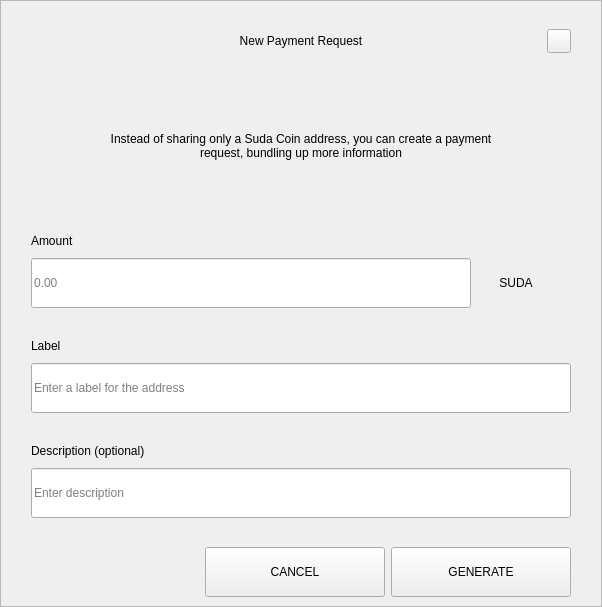
<?xml version="1.0" encoding="UTF-8"?>
<ui version="4.0">
 <class>RequestDialog</class>
 <widget class="QDialog" name="RequestDialog">
  <property name="geometry">
   <rect>
    <x>0</x>
    <y>0</y>
    <width>602</width>
    <height>607</height>
   </rect>
  </property>
  <property name="windowTitle">
   <string>Dialog</string>
  </property>
  <layout class="QVBoxLayout" name="verticalLayout_5">
   <property name="spacing">
    <number>0</number>
   </property>
   <property name="leftMargin">
    <number>0</number>
   </property>
   <property name="topMargin">
    <number>0</number>
   </property>
   <property name="rightMargin">
    <number>0</number>
   </property>
   <property name="bottomMargin">
    <number>0</number>
   </property>
   <item>
    <widget class="QFrame" name="frame">
     <property name="styleSheet">
      <string notr="true"/>
     </property>
     <property name="frameShape">
      <enum>QFrame::StyledPanel</enum>
     </property>
     <property name="frameShadow">
      <enum>QFrame::Raised</enum>
     </property>
     <layout class="QVBoxLayout" name="verticalLayout_4" stretch="1,0,0">
      <property name="spacing">
       <number>0</number>
      </property>
      <property name="leftMargin">
       <number>30</number>
      </property>
      <property name="topMargin">
       <number>20</number>
      </property>
      <property name="rightMargin">
       <number>30</number>
      </property>
      <property name="bottomMargin">
       <number>0</number>
      </property>
      <item>
       <layout class="QHBoxLayout" name="horizontalLayout_3">
        <property name="spacing">
         <number>0</number>
        </property>
        <item>
         <spacer name="horizontalSpacer_21">
          <property name="orientation">
           <enum>Qt::Horizontal</enum>
          </property>
          <property name="sizeHint" stdset="0">
           <size>
            <width>40</width>
            <height>20</height>
           </size>
          </property>
         </spacer>
        </item>
        <item>
         <widget class="QLabel" name="labelTitle">
          <property name="minimumSize">
           <size>
            <width>0</width>
            <height>40</height>
           </size>
          </property>
          <property name="maximumSize">
           <size>
            <width>16777215</width>
            <height>40</height>
           </size>
          </property>
          <property name="styleSheet">
           <string notr="true">padding-left:24px;</string>
          </property>
          <property name="text">
           <string>New Payment Request</string>
          </property>
          <property name="alignment">
           <set>Qt::AlignCenter</set>
          </property>
          <property name="margin">
           <number>7</number>
          </property>
         </widget>
        </item>
        <item>
         <spacer name="horizontalSpacer">
          <property name="orientation">
           <enum>Qt::Horizontal</enum>
          </property>
          <property name="sizeHint" stdset="0">
           <size>
            <width>40</width>
            <height>20</height>
           </size>
          </property>
         </spacer>
        </item>
        <item>
         <widget class="QPushButton" name="btnEsc">
          <property name="minimumSize">
           <size>
            <width>24</width>
            <height>24</height>
           </size>
          </property>
          <property name="maximumSize">
           <size>
            <width>24</width>
            <height>24</height>
           </size>
          </property>
          <property name="focusPolicy">
           <enum>Qt::NoFocus</enum>
          </property>
          <property name="text">
           <string/>
          </property>
         </widget>
        </item>
       </layout>
      </item>
      <item>
       <widget class="QStackedWidget" name="stack">
        <property name="minimumSize">
         <size>
          <width>540</width>
          <height>0</height>
         </size>
        </property>
        <property name="maximumSize">
         <size>
          <width>540</width>
          <height>16777215</height>
         </size>
        </property>
        <property name="currentIndex">
         <number>0</number>
        </property>
        <widget class="QWidget" name="page_1">
         <property name="minimumSize">
          <size>
           <width>540</width>
           <height>0</height>
          </size>
         </property>
         <property name="maximumSize">
          <size>
           <width>540</width>
           <height>16777215</height>
          </size>
         </property>
         <layout class="QVBoxLayout" name="layout1">
          <property name="spacing">
           <number>0</number>
          </property>
          <property name="leftMargin">
           <number>0</number>
          </property>
          <property name="topMargin">
           <number>0</number>
          </property>
          <property name="rightMargin">
           <number>0</number>
          </property>
          <property name="bottomMargin">
           <number>0</number>
          </property>
          <item>
           <spacer name="verticalSpacer_21">
            <property name="orientation">
             <enum>Qt::Vertical</enum>
            </property>
            <property name="sizeType">
             <enum>QSizePolicy::Fixed</enum>
            </property>
            <property name="sizeHint" stdset="0">
             <size>
              <width>20</width>
              <height>30</height>
             </size>
            </property>
           </spacer>
          </item>
          <item alignment="Qt::AlignHCenter">
           <widget class="QLabel" name="labelMessage">
            <property name="minimumSize">
             <size>
              <width>400</width>
              <height>50</height>
             </size>
            </property>
            <property name="text">
             <string>Instead of sharing only a Suda Coin address, you can create a payment request, bundling up more information</string>
            </property>
            <property name="alignment">
             <set>Qt::AlignCenter</set>
            </property>
            <property name="wordWrap">
             <bool>true</bool>
            </property>
           </widget>
          </item>
          <item alignment="Qt::AlignBottom">
           <widget class="QWidget" name="containerAmount" native="true">
            <layout class="QVBoxLayout" name="verticalLayout">
             <property name="spacing">
              <number>9</number>
             </property>
             <property name="leftMargin">
              <number>0</number>
             </property>
             <property name="topMargin">
              <number>0</number>
             </property>
             <property name="rightMargin">
              <number>0</number>
             </property>
             <property name="bottomMargin">
              <number>0</number>
             </property>
             <item>
              <widget class="QLabel" name="labelSubtitleAmount">
               <property name="minimumSize">
                <size>
                 <width>350</width>
                 <height>16</height>
                </size>
               </property>
               <property name="maximumSize">
                <size>
                 <width>16777215</width>
                 <height>16</height>
                </size>
               </property>
               <property name="text">
                <string>Amount</string>
               </property>
              </widget>
             </item>
             <item alignment="Qt::AlignTop">
              <widget class="QWidget" name="layoutAmount" native="true">
               <layout class="QHBoxLayout" name="horizontalLayout" stretch="2,0">
                <property name="spacing">
                 <number>0</number>
                </property>
                <property name="leftMargin">
                 <number>0</number>
                </property>
                <property name="topMargin">
                 <number>0</number>
                </property>
                <property name="rightMargin">
                 <number>0</number>
                </property>
                <property name="bottomMargin">
                 <number>0</number>
                </property>
                <item>
                 <widget class="QLineEdit" name="lineEditAmount">
                  <property name="minimumSize">
                   <size>
                    <width>0</width>
                    <height>50</height>
                   </size>
                  </property>
                  <property name="maximumSize">
                   <size>
                    <width>16777215</width>
                    <height>50</height>
                   </size>
                  </property>
                  <property name="placeholderText">
                   <string notr="true">0.00</string>
                  </property>
                 </widget>
                </item>
                <item>
                 <widget class="QWidget" name="comboContainer" native="true">
                  <property name="minimumSize">
                   <size>
                    <width>100</width>
                    <height>50</height>
                   </size>
                  </property>
                  <property name="maximumSize">
                   <size>
                    <width>16777215</width>
                    <height>50</height>
                   </size>
                  </property>
                  <layout class="QHBoxLayout" name="horizontalLayout_31">
                   <property name="spacing">
                    <number>0</number>
                   </property>
                   <property name="leftMargin">
                    <number>0</number>
                   </property>
                   <property name="topMargin">
                    <number>0</number>
                   </property>
                   <property name="rightMargin">
                    <number>10</number>
                   </property>
                   <property name="bottomMargin">
                    <number>0</number>
                   </property>
                   <item>
                    <widget class="QLabel" name="comboBoxCoin">
                     <property name="text">
                      <string>SUDA</string>
                     </property>
                     <property name="alignment">
                      <set>Qt::AlignCenter</set>
                     </property>
                    </widget>
                   </item>
                  </layout>
                 </widget>
                </item>
               </layout>
              </widget>
             </item>
            </layout>
           </widget>
          </item>
          <item>
           <spacer name="verticalSpacer_31">
            <property name="orientation">
             <enum>Qt::Vertical</enum>
            </property>
            <property name="sizeType">
             <enum>QSizePolicy::Fixed</enum>
            </property>
            <property name="sizeHint" stdset="0">
             <size>
              <width>20</width>
              <height>30</height>
             </size>
            </property>
           </spacer>
          </item>
          <item>
           <layout class="QVBoxLayout" name="verticalLayoutLabel">
            <property name="spacing">
             <number>9</number>
            </property>
            <item>
             <widget class="QLabel" name="labelSubtitleLabel">
              <property name="minimumSize">
               <size>
                <width>0</width>
                <height>16</height>
               </size>
              </property>
              <property name="maximumSize">
               <size>
                <width>16777215</width>
                <height>16</height>
               </size>
              </property>
              <property name="text">
               <string>Label</string>
              </property>
             </widget>
            </item>
            <item>
             <widget class="QLineEdit" name="lineEditLabel">
              <property name="minimumSize">
               <size>
                <width>0</width>
                <height>50</height>
               </size>
              </property>
              <property name="maximumSize">
               <size>
                <width>16777215</width>
                <height>50</height>
               </size>
              </property>
              <property name="placeholderText">
               <string>Enter a label for the address</string>
              </property>
             </widget>
            </item>
           </layout>
          </item>
          <item>
           <spacer name="verticalSpacer_34">
            <property name="orientation">
             <enum>Qt::Vertical</enum>
            </property>
            <property name="sizeType">
             <enum>QSizePolicy::Fixed</enum>
            </property>
            <property name="sizeHint" stdset="0">
             <size>
              <width>20</width>
              <height>30</height>
             </size>
            </property>
           </spacer>
          </item>
          <item>
           <layout class="QVBoxLayout" name="verticalLayoutDescription">
            <property name="spacing">
             <number>9</number>
            </property>
            <item>
             <widget class="QLabel" name="labelSubtitleDescription">
              <property name="minimumSize">
               <size>
                <width>0</width>
                <height>16</height>
               </size>
              </property>
              <property name="maximumSize">
               <size>
                <width>16777215</width>
                <height>16</height>
               </size>
              </property>
              <property name="text">
               <string>Description (optional)</string>
              </property>
             </widget>
            </item>
            <item>
             <widget class="QLineEdit" name="lineEditDescription">
              <property name="minimumSize">
               <size>
                <width>0</width>
                <height>50</height>
               </size>
              </property>
              <property name="maximumSize">
               <size>
                <width>16777215</width>
                <height>50</height>
               </size>
              </property>
              <property name="placeholderText">
               <string>Enter description</string>
              </property>
             </widget>
            </item>
            <item>
             <spacer name="verticalSpacer_4">
              <property name="orientation">
               <enum>Qt::Vertical</enum>
              </property>
              <property name="sizeType">
               <enum>QSizePolicy::Fixed</enum>
              </property>
              <property name="sizeHint" stdset="0">
               <size>
                <width>20</width>
                <height>20</height>
               </size>
              </property>
             </spacer>
            </item>
           </layout>
          </item>
         </layout>
        </widget>
        <widget class="QWidget" name="page_2">
         <layout class="QVBoxLayout" name="layout2">
          <item>
           <spacer name="verticalSpacer_5">
            <property name="orientation">
             <enum>Qt::Vertical</enum>
            </property>
            <property name="sizeType">
             <enum>QSizePolicy::Fixed</enum>
            </property>
            <property name="sizeHint" stdset="0">
             <size>
              <width>20</width>
              <height>50</height>
             </size>
            </property>
           </spacer>
          </item>
          <item alignment="Qt::AlignHCenter">
           <widget class="QLabel" name="labelQrImg">
            <property name="minimumSize">
             <size>
              <width>260</width>
              <height>260</height>
             </size>
            </property>
            <property name="maximumSize">
             <size>
              <width>260</width>
              <height>260</height>
             </size>
            </property>
            <property name="text">
             <string/>
            </property>
            <property name="alignment">
             <set>Qt::AlignCenter</set>
            </property>
           </widget>
          </item>
          <item>
           <spacer name="verticalSpacer_2">
            <property name="orientation">
             <enum>Qt::Vertical</enum>
            </property>
            <property name="sizeType">
             <enum>QSizePolicy::Fixed</enum>
            </property>
            <property name="sizeHint" stdset="0">
             <size>
              <width>20</width>
              <height>30</height>
             </size>
            </property>
           </spacer>
          </item>
          <item alignment="Qt::AlignHCenter">
           <widget class="QLabel" name="labelAddress">
            <property name="text">
             <string>M6tGR83SQbie1SW72hjcWJvFfip5krte2Z </string>
            </property>
           </widget>
          </item>
          <item>
           <spacer name="verticalSpacer_32">
            <property name="orientation">
             <enum>Qt::Vertical</enum>
            </property>
            <property name="sizeType">
             <enum>QSizePolicy::Expanding</enum>
            </property>
            <property name="sizeHint" stdset="0">
             <size>
              <width>20</width>
              <height>20</height>
             </size>
            </property>
           </spacer>
          </item>
          <item>
           <layout class="QHBoxLayout" name="horizontal">
            <property name="leftMargin">
             <number>20</number>
            </property>
            <property name="rightMargin">
             <number>20</number>
            </property>
            <property name="bottomMargin">
             <number>20</number>
            </property>
            <item>
             <spacer name="horizontalSpacer_4">
              <property name="orientation">
               <enum>Qt::Horizontal</enum>
              </property>
              <property name="sizeHint" stdset="0">
               <size>
                <width>40</width>
                <height>20</height>
               </size>
              </property>
             </spacer>
            </item>
            <item>
             <widget class="QPushButton" name="btnCopyAddress">
              <property name="minimumSize">
               <size>
                <width>180</width>
                <height>50</height>
               </size>
              </property>
              <property name="text">
               <string>COPY ADDRESS</string>
              </property>
             </widget>
            </item>
            <item>
             <widget class="QPushButton" name="btnCopyUrl">
              <property name="minimumSize">
               <size>
                <width>180</width>
                <height>50</height>
               </size>
              </property>
              <property name="text">
               <string>COPY URL</string>
              </property>
             </widget>
            </item>
            <item>
             <spacer name="horizontalSpacer_2">
              <property name="orientation">
               <enum>Qt::Horizontal</enum>
              </property>
              <property name="sizeHint" stdset="0">
               <size>
                <width>40</width>
                <height>20</height>
               </size>
              </property>
             </spacer>
            </item>
           </layout>
          </item>
         </layout>
        </widget>
       </widget>
      </item>
      <item>
       <widget class="QWidget" name="buttonsStack" native="true">
        <layout class="QHBoxLayout" name="horizontalLayout_5">
         <property name="leftMargin">
          <number>20</number>
         </property>
         <property name="rightMargin">
          <number>0</number>
         </property>
         <item>
          <spacer name="horizontalSpacer_41">
           <property name="orientation">
            <enum>Qt::Horizontal</enum>
           </property>
           <property name="sizeHint" stdset="0">
            <size>
             <width>40</width>
             <height>20</height>
            </size>
           </property>
          </spacer>
         </item>
         <item>
          <widget class="QPushButton" name="btnCancel">
           <property name="minimumSize">
            <size>
             <width>180</width>
             <height>50</height>
            </size>
           </property>
           <property name="focusPolicy">
            <enum>Qt::NoFocus</enum>
           </property>
           <property name="text">
            <string>CANCEL</string>
           </property>
          </widget>
         </item>
         <item>
          <widget class="QPushButton" name="btnSave">
           <property name="minimumSize">
            <size>
             <width>180</width>
             <height>50</height>
            </size>
           </property>
           <property name="focusPolicy">
            <enum>Qt::NoFocus</enum>
           </property>
           <property name="text">
            <string>GENERATE</string>
           </property>
          </widget>
         </item>
        </layout>
       </widget>
      </item>
     </layout>
    </widget>
   </item>
  </layout>
 </widget>
 <resources/>
 <connections/>
</ui>
